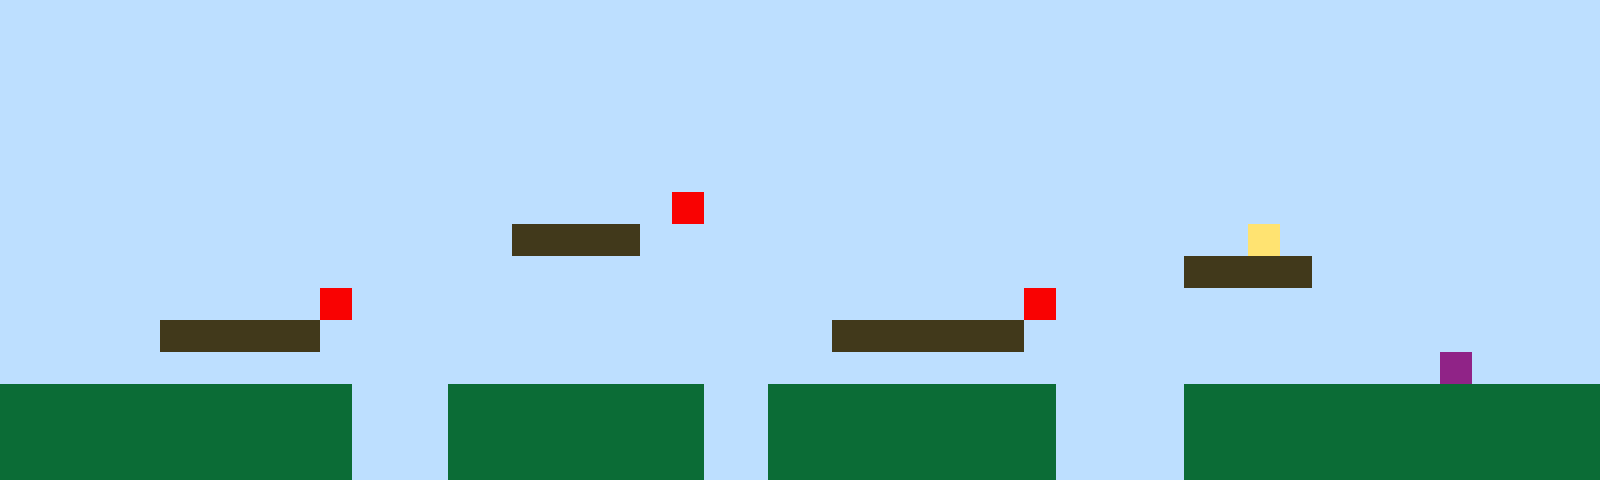

A level layout from a 2D game, rendered from its tile map. Below: a short description, then the map file with its tile-grid data intact:
An orthogonal 50x15 tile map with 32x32 px tiles, 1 tile layer (Tile Layer 1).

<map version="1.10" tiledversion="1.11.2" orientation="orthogonal" renderorder="right-up" width="50" height="15" tilewidth="32" tileheight="32" infinite="0" nextlayerid="2" nextobjectid="1"><editorsettings><export target="map1.csv" format="csv" /></editorsettings><tileset firstgid="1" name="sprites" tilewidth="32" tileheight="32" tilecount="6" columns="3"><image source="sprites.png" width="96" height="64" /></tileset><layer id="1" name="Tile Layer 1" width="50" height="15"><data encoding="csv">1,1,1,1,1,1,1,1,1,1,1,1,1,1,1,1,1,1,1,1,1,1,1,1,1,1,1,1,1,1,1,1,1,1,1,1,1,1,1,1,1,1,1,1,1,1,1,1,1,1,1,1,1,1,1,1,1,1,1,1,1,1,1,1,1,1,1,1,1,1,1,1,1,1,1,1,1,1,1,1,1,1,1,1,1,1,1,1,1,1,1,1,1,1,1,1,1,1,1,1,1,1,1,1,1,1,1,1,1,1,1,1,1,1,1,1,1,1,1,1,1,1,1,1,1,1,1,1,1,1,1,1,1,1,1,1,1,1,1,1,1,1,1,1,1,1,1,1,1,1,1,1,1,1,1,1,1,1,1,1,1,1,1,1,1,1,1,1,1,1,1,1,1,1,1,1,1,1,1,1,1,1,1,1,1,1,1,1,1,1,1,1,1,1,1,1,1,1,1,1,1,1,1,1,1,1,1,1,1,1,1,1,1,1,1,1,1,1,1,1,1,1,1,1,1,1,1,1,1,1,1,1,1,1,1,1,1,1,1,1,1,1,1,1,1,1,1,1,1,1,1,1,1,1,1,1,1,1,1,1,1,1,1,1,1,1,1,1,1,1,1,1,1,1,1,1,1,1,1,1,1,1,1,1,1,1,1,1,1,1,1,1,1,1,1,1,1,1,1,1,1,1,1,1,1,1,1,1,1,1,1,1,1,1,1,1,1,1,1,1,1,5,1,1,1,1,1,1,1,1,1,1,1,1,1,1,1,1,1,1,1,1,1,1,1,1,1,1,1,1,1,1,1,1,1,1,1,1,1,1,1,1,1,1,1,1,3,3,3,3,1,1,1,1,1,1,1,1,1,1,1,1,1,1,1,1,1,1,1,4,1,1,1,1,1,1,1,1,1,1,1,1,1,1,1,1,1,1,1,1,1,1,1,1,1,1,1,1,1,1,1,1,1,1,1,1,1,1,1,1,1,1,1,1,1,1,1,3,3,3,3,1,1,1,1,1,1,1,1,1,1,1,1,1,1,1,1,1,1,1,5,1,1,1,1,1,1,1,1,1,1,1,1,1,1,1,1,1,1,1,1,1,5,1,1,1,1,1,1,1,1,1,1,1,1,1,1,1,1,1,1,1,1,1,1,3,3,3,3,3,1,1,1,1,1,1,1,1,1,1,1,1,1,1,1,1,3,3,3,3,3,3,1,1,1,1,1,1,1,1,1,1,1,1,1,1,1,1,1,1,1,1,1,1,1,1,1,1,1,1,1,1,1,1,1,1,1,1,1,1,1,1,1,1,1,1,1,1,1,1,1,1,1,1,1,1,1,1,1,1,1,1,1,1,1,6,1,1,1,1,2,2,2,2,2,2,2,2,2,2,2,1,1,1,2,2,2,2,2,2,2,2,1,1,2,2,2,2,2,2,2,2,2,1,1,1,1,2,2,2,2,2,2,2,2,2,2,2,2,2,2,2,2,2,2,2,2,2,2,2,2,1,1,1,2,2,2,2,2,2,2,2,1,1,2,2,2,2,2,2,2,2,2,1,1,1,1,2,2,2,2,2,2,2,2,2,2,2,2,2,2,2,2,2,2,2,2,2,2,2,2,1,1,1,2,2,2,2,2,2,2,2,1,1,2,2,2,2,2,2,2,2,2,1,1,1,1,2,2,2,2,2,2,2,2,2,2,2,2,2</data></layer></map>
